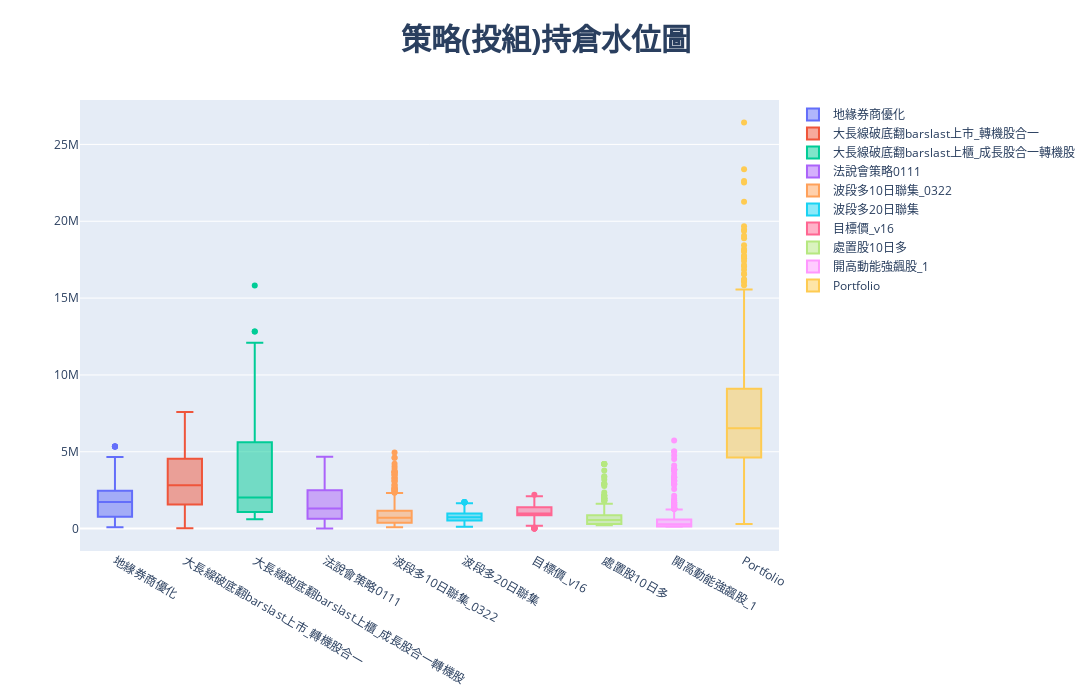

The notebook cell saved with this chart:
### Code cell
plot_holding_money_box(portfolio_df_slr, portfolio_cols)
